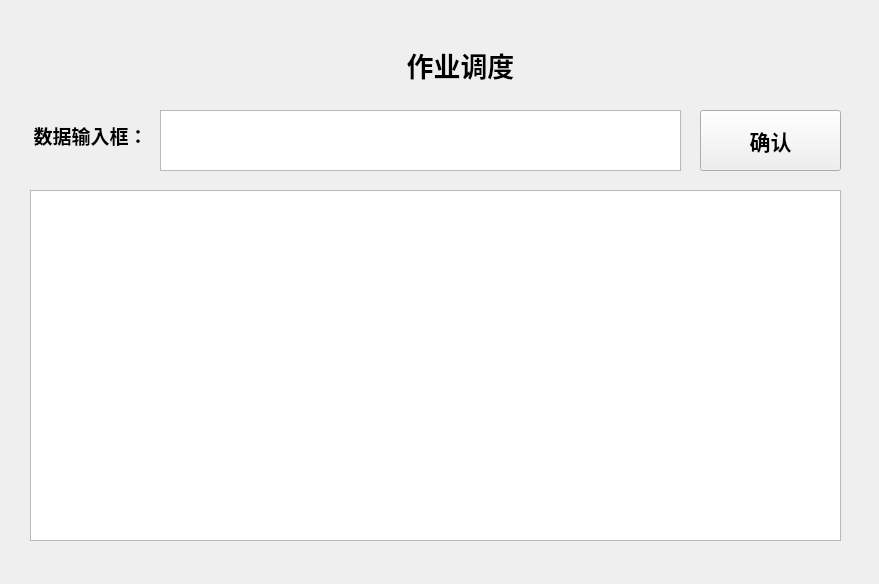
<?xml version="1.0" encoding="UTF-8"?>
<ui version="4.0">
 <class>Form</class>
 <widget class="QWidget" name="Form">
  <property name="geometry">
   <rect>
    <x>0</x>
    <y>0</y>
    <width>879</width>
    <height>584</height>
   </rect>
  </property>
  <property name="windowTitle">
   <string>Form</string>
  </property>
  <widget class="QTextEdit" name="textEdit">
   <property name="geometry">
    <rect>
     <x>160</x>
     <y>110</y>
     <width>521</width>
     <height>61</height>
    </rect>
   </property>
  </widget>
  <widget class="QPushButton" name="pushButton">
   <property name="geometry">
    <rect>
     <x>700</x>
     <y>110</y>
     <width>141</width>
     <height>61</height>
    </rect>
   </property>
   <property name="font">
    <font>
     <pointsize>16</pointsize>
     <weight>75</weight>
     <bold>true</bold>
    </font>
   </property>
   <property name="text">
    <string>确认</string>
   </property>
  </widget>
  <widget class="QTextBrowser" name="textBrowser">
   <property name="geometry">
    <rect>
     <x>30</x>
     <y>190</y>
     <width>811</width>
     <height>351</height>
    </rect>
   </property>
  </widget>
  <widget class="QLabel" name="label">
   <property name="geometry">
    <rect>
     <x>310</x>
     <y>40</y>
     <width>301</width>
     <height>51</height>
    </rect>
   </property>
   <property name="text">
    <string>&lt;html&gt;&lt;head/&gt;&lt;body&gt;&lt;p align=&quot;center&quot;&gt;&lt;span style=&quot; font-size:20pt; font-weight:600;&quot;&gt;作业调度&lt;/span&gt;&lt;/p&gt;&lt;/body&gt;&lt;/html&gt;</string>
   </property>
  </widget>
  <widget class="QLabel" name="label_2">
   <property name="geometry">
    <rect>
     <x>20</x>
     <y>110</y>
     <width>141</width>
     <height>51</height>
    </rect>
   </property>
   <property name="text">
    <string>&lt;html&gt;&lt;head/&gt;&lt;body&gt;&lt;p align=&quot;center&quot;&gt;&lt;span style=&quot; font-size:14pt; font-weight:600;&quot;&gt;数据输入框：&lt;/span&gt;&lt;/p&gt;&lt;/body&gt;&lt;/html&gt;</string>
   </property>
  </widget>
 </widget>
 <resources/>
 <connections/>
</ui>
